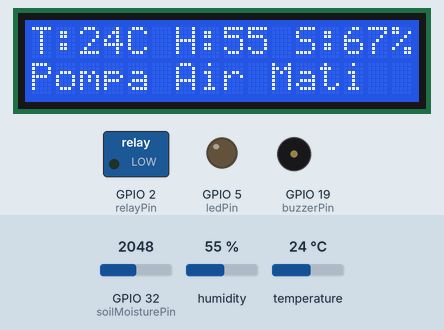
Simulated run of this sketch. Board: ESP32. On the bench: 16×2 character LCD, switched loads named in the sketch (green lamp = pin HIGH), output pins drawn as LEDs (lit = HIGH), buzzer (waves = sounding, pin HIGH). The test bench sets the inputs (shaded band); at power-on: GPIO 32 (soilMoisturePin) = 2048, humidity 55 %, temperature 24 °C. WiFi joins after 1.5 s; servers stay silent unless stated; the local clock reads 2024-03-15 10:24:30 at power-on unless the sketch sets it; what the sketch prints to the serial monitor is not drawn.

Above: at 3.3 s.
3.4 s: GPIO 32 (soilMoisturePin) set to 2545
At 4.0 s:
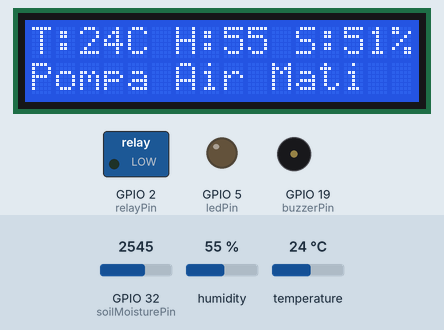
5.1 s: GPIO 32 (soilMoisturePin) set to 2637
At 9.8 s:
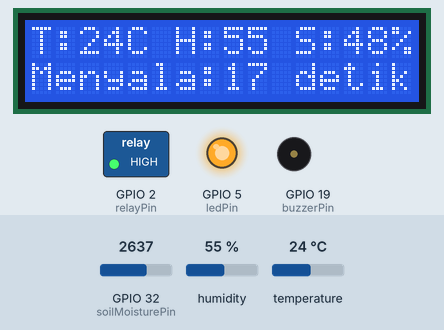
12.3 s: GPIO 32 (soilMoisturePin) set to 2866
At 29.3 s:
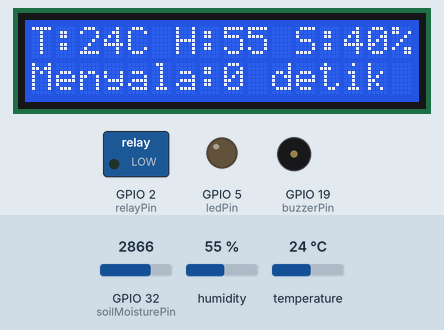
Timing chart, 0 to 52.6 s (numbered marks = the images above; inputs shaded):
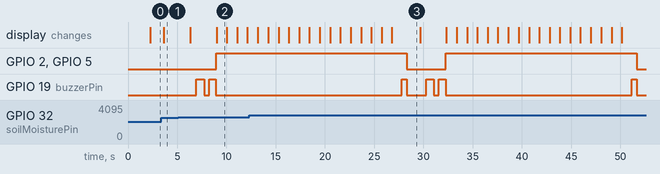

Measured:
- the behaviour switches between 2578 and 2579 on GPIO 32 (soilMoisturePin) (found by bisection; images 1 and 2)
- after the input at 3.4 s, the display: changes after 0.21 s (image 1)
- after the input at 5.1 s, GPIO 2 (relayPin), GPIO 5 (ledPin): LOW → HIGH after 3.8 s; GPIO 19 (buzzerPin): alternates HIGH for 0.75 s and LOW for 0.50 s, 4 changes in all, then stays LOW, starting after 1.8 s; the display: first changes after 1.2 s (image 2 shows a later state)
- what the display in image 2 shows lasts 1.0 s, from 9.0 s to 10.0 s

The sketch:

Fuzzy3in2out_tanpa_Telegram.ino
```cpp
//------------------------------------------------------------
//              DEKLARASI VARIABEL DAN FUNGSI
//------------------------------------------------------------

#include <Arduino.h>
#include <Wire.h>
#include <WiFi.h>
#include <Fuzzy.h>
#include <BlynkSimpleEsp32.h>


#define BLYNK_PRINT Serial
#define BLYNK_TEMPLATE_ID "TMPL6Dls-TyVo"
#define BLYNK_TEMPLATE_NAME "Mypriject"
#define BLYNK_AUTH_TOKEN "KocIGrNtJj_zs78Pmelelp-lCG3chx9V"

char auth[] = "KocIGrNtJj_zs78Pmelelp-lCG3chx9V";
//const char* ssid = "OPPO Find X2";
//const char* password = "90909099";
const char* ssid = "WIFI-2.4G-90122B";
const char* password = "A1DA776C";

//-------------  TELE -------------
#include <WiFiClientSecure.h>
#include <UniversalTelegramBot.h>
#include <ArduinoJson.h>
#define BOT_TOKEN "6433504147:AAFfJk3LCBd8-l8xpJgvAs-77zeMC-meVJY"
#define CHAT_ID "1474272939"

WiFiClientSecure secured_client;
UniversalTelegramBot bot(BOT_TOKEN, secured_client);
bool resetRequested = false; // Variabel untuk melacak apakah reset diminta


//-------------  DHT11 -------------
#include "DHT.h"
#define DHTPIN 4
#define DHTTYPE DHT11
DHT dht(DHTPIN, DHTTYPE);
float humidity;
float temperature;

//-------------  LCD -------------
#include <LiquidCrystal_I2C.h>
#include <Wire.h>
LiquidCrystal_I2C lcd(0x27, 16, 2);

//-------------  DEKALARSI PIN  -------------

float SoilValue;
float durasi;
int soilMoisturePin  = 32;
const int ledPin = 5;
const int buzzerPin = 19;
const int relayPin = 2;
//const int manualControlPin = 13;

//------------  Definisikan variabel   ----------
bool manualControl = false;
bool wifiConnected = false;
bool ledStatus = false;
bool internetConnected = false;


//-------------  FUZZY DAN SET NILAI TIAP VARIABEL -------------

Fuzzy *fuzzy = new Fuzzy();
// FuzzyInput
FuzzySet *dingin                  = new FuzzySet(0, 0, 15, 25);
FuzzySet *normal_suhuUdara        = new FuzzySet(20, 25, 25, 30);
FuzzySet *panas                   = new FuzzySet(25, 35, 60, 60);

// FuzzyInput
FuzzySet *kering                  = new FuzzySet(0, 0, 40, 60);
FuzzySet *normal_kelembabanTanah  = new FuzzySet(50, 65, 65, 80);
FuzzySet *basah                   = new FuzzySet(70, 90, 100, 100);

// FuzzyInput
FuzzySet *rendah                  = new FuzzySet(0, 0, 40, 60);
FuzzySet *normal_kelembabanUdara  = new FuzzySet(50, 60, 60, 70);
FuzzySet *tinggi                  = new FuzzySet(60, 80, 100, 100);

// FuzzyOutput
FuzzySet *sc                      = new FuzzySet(0, 0, 10, 20);   //Sangat Cepat
FuzzySet *c                       = new FuzzySet(10, 20, 20, 30); //Cepat
FuzzySet *n_durasi                = new FuzzySet(20, 30, 30, 40); //Normal
FuzzySet *l                       = new FuzzySet(30, 40, 40, 50); //Lama
FuzzySet *sl                      = new FuzzySet(40, 50, 60, 60); //Sangat Lama


//-------------  PANGGIL TAB LAIN -------------
#include "2_fuzzy_set.h"
#include "3_fuzzy_rule.h"


BLYNK_WRITE(V4) {
  int relayControl = param.asInt();
  if (relayControl == HIGH) {
    manualControl = true;  // Mengaktifkan manual kontrol saat tombol ditekan
  } else {
    manualControl = false;  // Menonaktifkan manual kontrol saat tombol dilepas
  }
}
unsigned long relayStartTime = 0; // Variabel untuk menyimpan waktu relay dinyalakan

String errorMessage;

//------------------------------------------------------------
//                        VOID SETUP
//------------------------------------------------------------

void setup()
{
  //WiFi.begin();
  Serial.begin(115200);
  Serial.println("Connecting to WiFi : ");
  Serial.print(ssid);
  Serial.print(".");

  //-------------  TELE -------------


  //---------  LCD ---------
  Wire.begin();
  lcd.begin();
  lcd.backlight();
  lcd.print("Connecting.....");
  lcd.print(".");
  lcd.setCursor(0, 1);
  lcd.print(ssid);


  //---------  DHT11 ---------
  dht.begin();
  Blynk.begin(auth, ssid, password);

  //---------  SET PINMODE ---------
  pinMode(relayPin , OUTPUT);
  pinMode(ledPin, OUTPUT);
  pinMode(soilMoisturePin , INPUT);
  pinMode(buzzerPin, OUTPUT);

  //---------  PANGGIL FUNGSI / FUNCTION FUZY DI TAB 2 DAN 3
  fuzzySet ();
  fuzzyRule ();

  secured_client.setCACert(TELEGRAM_CERTIFICATE_ROOT);
  Serial.print("\nWiFi connected. IP address: ");
  Serial.println(WiFi.localIP());

  Serial.print("Retrieving time: ");
  configTime(0, 0, "pool.ntp.org"); // get UTC time via NTP
  time_t now = time(nullptr);
  while (now < 24 * 3600)
  {
    Serial.print(".");
    delay(100);
    now = time(nullptr);
  }
  Serial.println(now);
  bot.sendMessage(CHAT_ID, "The system is running \nStatus OFF");
}


//------------------------------------------------------------
//                        VOID LOOP
//------------------------------------------------------------

void loop() {


  static unsigned long lastMillis = 0;
  const unsigned long interval = 1000; // Interval antara pengukuran (dalam milidetik)
  float soilPercent;
  Blynk.run(); // Menjalankan Blynk


  unsigned long currentMillis = millis();
  if (currentMillis - lastMillis >= interval) {
    lastMillis = currentMillis;

    temperature = dht.readTemperature();
    humidity = dht.readHumidity();
    SoilValue = analogRead(soilMoisturePin );
    soilPercent = map(SoilValue, 1000, 4095, 100, 0);


    //---------------------

    Serial.println("------------------------------");
    Serial.print("Temperature ");
    Serial.print(temperature);  Serial.println(" *C");
    Serial.print("Humidity    ");
    Serial.print(humidity);     Serial.println(" %");
    Serial.print("Soil M      ");
    Serial.print(soilPercent);  Serial.println(" %");
    Serial.println("");
    //---------------------
    Serial.print("Hasil Perhitungan: ");
    Serial.print(durasi);
    Serial.println(" Detik");
    Serial.println("Status OFF");
    Serial.println("------------------------------");

    if (Blynk.connected()) {
      // Perintah untuk mengirim data ke tampilan di aplikasi Blynk
      Blynk.virtualWrite(V0, temperature);
      Blynk.virtualWrite(V1, humidity);
      Blynk.virtualWrite(V2, soilPercent);
      Blynk.virtualWrite(V3, durasi);
    }
  }

  fuzzy->setInput(1, temperature);
  fuzzy->setInput(2, humidity);
  fuzzy->setInput(3, soilPercent);
  fuzzy->fuzzify();
  durasi = fuzzy->defuzzify(1);


  // //merubah nilai float ke int
  int suhu = (temperature);
  int udara = (humidity);
  int tanah =(soilPercent);

  lcd.clear();
  lcd.setCursor(0, 0);
  lcd.print("T:");
  lcd.print(suhu); lcd.print("C ");
  lcd.print("H:");
  lcd.print(udara);// lcd.print("% ");
  lcd.print(" S:");
  lcd.print(tanah);
  lcd.print("% ");
  lcd.setCursor(0, 1);
  lcd.print("Pompa Air Mati");


  // Check for incoming messages
  int numNewMessages = bot.getUpdates(bot.last_message_received + 1);
  for (int i = 0; i < numNewMessages; i++) {
    String chat_id = String(bot.messages[i].chat_id);
    String text = bot.messages[i].text;

    // Check if the message contains the reset command
    if (text == "/reset") {
      // Set variabel resetRequested menjadi true
      resetRequested = true;
      String reply = "Reset Berhasil";
      bot.sendMessage(chat_id, reply);
    }
  }

  // Mengecek kondisi sensor terpasang atau tidak (error)
  if (isnan(temperature) || isnan(humidity) || isnan(soilMoisturePin)|| soilPercent < 5 ){
    Serial.println("1. Sistem Error Periksa Sensor");
    Serial.println("2. Reset Sistem");
    bot.sendMessage(CHAT_ID,"1. Sistem Error. \nKondisi berikut tidak terdeteksi atau ada kesalahan:\n");

    if (isnan(temperature)) {
      errorMessage += "- Sensor DHT11 tidak terdeteksi\n";
    }
    if (isnan(humidity)) {
      errorMessage += "- Sensor kelembaban Udara tidak terdeteksi\n";
    }
    if (isnan(soilMoisturePin)) {
      errorMessage += "- Sensor kelembaban tanah tidak terdeteksi\n";
    }
    if (soilPercent < 5) {
      errorMessage += "- Kelembaban tanah di bawah batas yang diharapkan\n";
    }
    bot.sendMessage(CHAT_ID, errorMessage);
    Serial.println();


    while (true) { // Loop akan berjalan terus menerus sampai kondisi berubah
      // Di dalam loop ini, tambahkan pengecekan pesan Telegram lagi
      int numNewMessages = bot.getUpdates(bot.last_message_received + 1);
      for (int i = 0; i < numNewMessages; i++) {
        String chat_id = String(bot.messages[i].chat_id);
        String text = bot.messages[i].text;

        // Check if the message contains the reset command
        if (text == "/reset") {
          // Set variabel resetRequested menjadi true
          resetRequested = true;
          String reply = "Perintah Reset diterima";
          bot.sendMessage(chat_id, reply);
        }
      }

      digitalWrite(buzzerPin, HIGH);
      digitalWrite(ledPin, HIGH);
      Blynk.virtualWrite(V3, HIGH);
      lcd.setCursor(0,1);
      lcd.print("Sensor Error!RST");
      delay(500);
      digitalWrite(buzzerPin, LOW);
      digitalWrite(ledPin, LOW);
      Blynk.virtualWrite(V3, LOW);
      Blynk.virtualWrite(V6, HIGH);
      delay(500);
    if (resetRequested) {
      Serial.println("Resetting ESP32...");
      ESP.restart();
    }
      // Keluar dari loop dalam jika reset diminta
      if (resetRequested) {
        break;
      }
    }
  }

  // Periksa koneksi internet
  if (Blynk.connected()) {
    if (!internetConnected) {
      // Jika koneksi baru saja tersambung kembali
      // Kirim data yang diperbarui ke aplikasi Blynk
      Blynk.virtualWrite(V0, temperature);
      Blynk.virtualWrite(V1, humidity);
      Blynk.virtualWrite(V2, soilPercent);
      Blynk.virtualWrite(V3, durasi);
      internetConnected = true;
    }
  } else {
    internetConnected = false;
  }


// Perintah Manual Control ##############################
  if (manualControl && internetConnected) {
    bot.sendMessage(CHAT_ID, "Temperature    : "+String(temperature)+"C"+ "\nHumidity          : " +String(humidity)+"%"
    +"\nSoil Moisture   : "+String(soilPercent)+"%"+"\nKontrol manual ON");
    int detik = 0;
    while (manualControl && detik >= 0) {
      int detikSisa = detik % 60;
      humidity = dht.readHumidity();
      temperature = dht.readTemperature();
      SoilValue = analogRead(soilMoisturePin );
      soilPercent = map(SoilValue, 1000, 4095, 100, 0);

      Blynk.virtualWrite(V0, temperature);
      Blynk.virtualWrite(V1, humidity);
      Blynk.virtualWrite(V2, soilPercent);
      Blynk.virtualWrite(V3, durasi);
      Blynk.virtualWrite(V5, detikSisa);
      digitalWrite(ledPin, HIGH);
      digitalWrite(relayPin, HIGH);
      Serial.println("Relay: ON");
      Serial.println("Kontrol Manual");

      //merubah nilai float ke int
      int suhu = (temperature);
      int udara = (humidity);
      int tanah = (soilPercent);

      lcd.clear();
      lcd.setCursor(0, 0);
      lcd.print("T:");
      lcd.print(suhu); lcd.print("C ");
      lcd.print("H:");
      lcd.print(udara);//lcd.print("% ");
      lcd.print(" S:");
      lcd.print(tanah); lcd.print("% ");
      lcd.setCursor(0, 1);
      lcd.print("Kontrol Manual  ");
      digitalWrite(buzzerPin, HIGH);
      delay(50);
      digitalWrite(buzzerPin, LOW);
      delay(550);
      Blynk.virtualWrite(V6, HIGH);  // Mengirim status relay ke pin V3 di aplikasi Blynk
      detik++;      // Kurangi 1 detik dari timer

      Blynk.run();  // Periksa koneksi internet
      if (!Blynk.connected()) {
        manualControl = false;
        digitalWrite(ledPin, LOW);// Matikan LED kontrol manual
        digitalWrite(relayPin, LOW);
      }
    }
    digitalWrite(ledPin, LOW);// Matikan LED kontrol manual
    digitalWrite(relayPin, LOW);
    Blynk.virtualWrite(V5,0);
    bot.sendMessage(CHAT_ID, "Temperature    : "+String(temperature)+"C"+ "\nHumidity          : " +String(humidity)+"%"
    +"\nSoil Moisture   : "+String(soilPercent)+"%"+"\nKontrol manual OFF");
  } else {
    if (soilPercent >= 50 && temperature <=45 ) { //########## Sistem OTOMATIS ######
      ledStatus = false;
      digitalWrite(ledPin, LOW);
      digitalWrite(buzzerPin, LOW);
      Blynk.virtualWrite(V6, LOW);
      Blynk.virtualWrite(V4, LOW);
      Blynk.virtualWrite(V3, LOW);
    } else {
      bot.sendMessage(CHAT_ID, "Temperature   : "+String(temperature)+"C"+ "\nHumidity          : " +String(humidity)+"%"+
      "\nSoil Moisture  : "+String(soilPercent)+"%"+ "\n"+ " \nStatus ON. \nSelama\t: " + String(durasi) + " detik.");

      if (durasi > 0 && !ledStatus) {
        ledStatus = true;
        // Menampilkan timer mundur dari durasi
        int detik = durasi;

        digitalWrite(buzzerPin, HIGH);  // Bunyikan buzzer 1
        delay(800);                    // Bunyi buzzer selama satu detik (1000 milidetik)
        digitalWrite(buzzerPin, LOW);   // Hentikan bunyi buzzer 1
        delay(500);                     // Bunyi buzzer selama satu detik (1000 milidetik)
        digitalWrite(buzzerPin, HIGH);  // Bunyikan buzzer 2
        delay(700);                    // Bunyi buzzer selama satu detik (1000 milidetik)
        digitalWrite(buzzerPin, LOW);   // Hentikan bunyi buzzer 2


        // Tampilkan durasi Relay ON di Serial Monitor
        Serial.println("==============================");
        Serial.print("Temperature ");
        Serial.print(temperature);  Serial.println(" *C");
        Serial.print("Humidity    ");
        Serial.print(humidity);     Serial.println(" %");
        Serial.print("Soil M      ");
        Serial.print(soilPercent);  Serial.println(" %");
        Serial.println("");
        Serial.print("Status ON : ");
        Serial.print(durasi);
        Serial.println(" detik");
        Serial.println("");
        Serial.println("*****************************");

        while (detik >= 0) {
          digitalWrite(ledPin, HIGH);
          digitalWrite(relayPin, HIGH);
          Blynk.virtualWrite(V3, HIGH);
          lcd.setCursor(8, 1);
          int detikSisa = detik % 60;
          temperature = dht.readTemperature();
          humidity = dht.readHumidity();
          SoilValue = analogRead(soilMoisturePin );
          soilPercent = map(SoilValue, 1000, 4095, 100, 0);
          int tanah = (soilPercent);
          lcd.setCursor(0, 0);
          lcd.print("T:");
          lcd.print(suhu); lcd.print("C ");
          lcd.print("H:");
          lcd.print(udara); //lcd.print("% ");
          lcd.print(" S:");
          lcd.print(tanah); lcd.print("% ");
          lcd.setCursor(0,1);
          lcd.print("Menyala:");
          Blynk.virtualWrite(V0, temperature);
          Blynk.virtualWrite(V1, humidity);
          Blynk.virtualWrite(V2, soilPercent);
          Blynk.virtualWrite(V5, detikSisa);
          lcd.print(detikSisa);
          lcd.print(" detik   ");
          delay(1000);  // Tunda selama 1 detik
          detik--;      // Kurangi 1 detik dari timer
        }
        digitalWrite(buzzerPin, HIGH);  // Bunyikan Meahiri Penyiraman
        delay(500);
        digitalWrite(buzzerPin, LOW);
        digitalWrite(ledPin, LOW);
        digitalWrite(relayPin, LOW);
        Blynk.virtualWrite(V3, LOW);
        bot.sendMessage(CHAT_ID, "Temperature   : "+String(temperature)+"C"+ "\nHumidity          : " +String(humidity)+"%"+
        "\nSoil Moisture  : "+String(soilPercent)+"%"+ "\n"+ " \nStatus OFF");
        ledStatus = false;


      } else {
        if (ledStatus) {
          ledStatus = false;
          digitalWrite(ledPin, LOW);
          digitalWrite(relayPin, LOW);
          Blynk.virtualWrite(V3, LOW);
        }
      }
    }
    delay(1000);
  }
}
```

2_fuzzy_set.h
```cpp
void fuzzySet () {


  // FuzzyInput suhuUdara
  FuzzyInput *suhuUdara = new FuzzyInput(1);

  suhuUdara->addFuzzySet(dingin);
  suhuUdara->addFuzzySet(normal_suhuUdara);
  suhuUdara->addFuzzySet(panas);
  fuzzy->addFuzzyInput(suhuUdara);


  // FuzzyInput kelembabanTanah
  FuzzyInput *kelembabanTanah = new FuzzyInput(2);

  kelembabanTanah->addFuzzySet(kering);
  kelembabanTanah->addFuzzySet(normal_kelembabanTanah);
  kelembabanTanah->addFuzzySet(basah);
  fuzzy->addFuzzyInput(kelembabanTanah);


  // FuzzyInput kelembabanUdara
  FuzzyInput *kelembabanUdara = new FuzzyInput(3);

  kelembabanUdara->addFuzzySet(rendah);
  kelembabanUdara->addFuzzySet(normal_kelembabanUdara);
  kelembabanUdara->addFuzzySet(tinggi);
  fuzzy->addFuzzyInput(kelembabanUdara);


  // FuzzyOutput RELAY (durasi)
  FuzzyOutput *durasi = new FuzzyOutput(1);

  durasi->addFuzzySet(sc);
  durasi->addFuzzySet(c);
  durasi->addFuzzySet(n_durasi);
  durasi->addFuzzySet(l);
  durasi->addFuzzySet(sl);
  fuzzy->addFuzzyOutput(durasi);


//  // FuzzyOutput LAMPU
//  FuzzyOutput *lampu = new FuzzyOutput(2);
//
//  lampu->addFuzzySet();
//  lampu->addFuzzySet(r);
//  lampu->addFuzzySet(n_lampu);
//  lampu->addFuzzySet(t);
//  lampu->addFuzzySet(st);
//  fuzzy->addFuzzyOutput(lampu);

}
```

Source omitted: 3_fuzzy_rule.h (18121 bytes)
